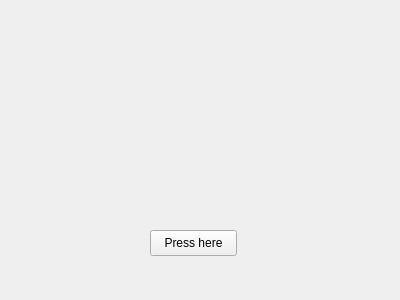
<?xml version="1.0" encoding="UTF-8"?>
<ui version="4.0">
 <class>Form</class>
 <widget class="QWidget" name="Form">
  <property name="geometry">
   <rect>
    <x>0</x>
    <y>0</y>
    <width>400</width>
    <height>300</height>
   </rect>
  </property>
  <property name="windowTitle">
   <string>Form</string>
  </property>
  <widget class="QPushButton" name="button1">
   <property name="geometry">
    <rect>
     <x>150</x>
     <y>230</y>
     <width>87</width>
     <height>26</height>
    </rect>
   </property>
   <property name="text">
    <string>Press here</string>
   </property>
  </widget>
 </widget>
 <resources/>
 <connections/>
</ui>
